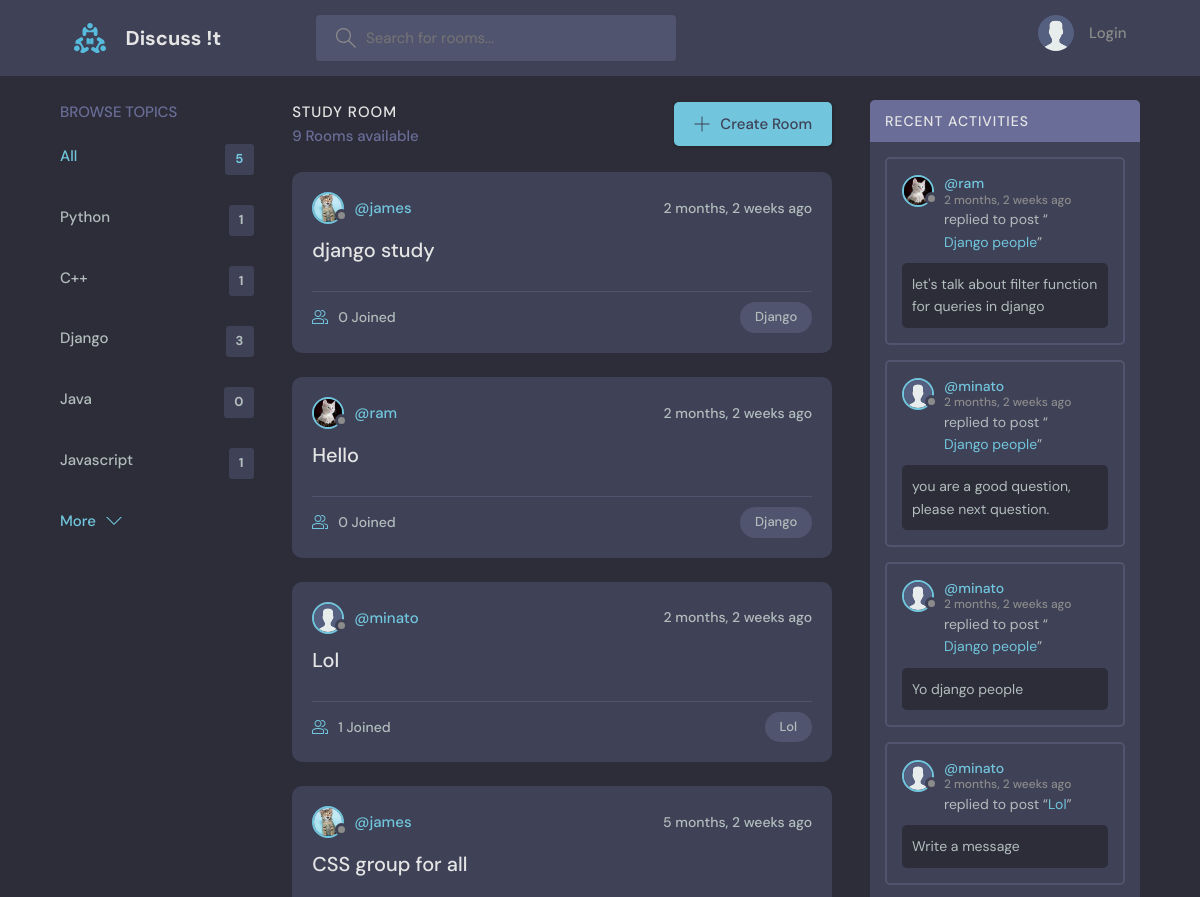
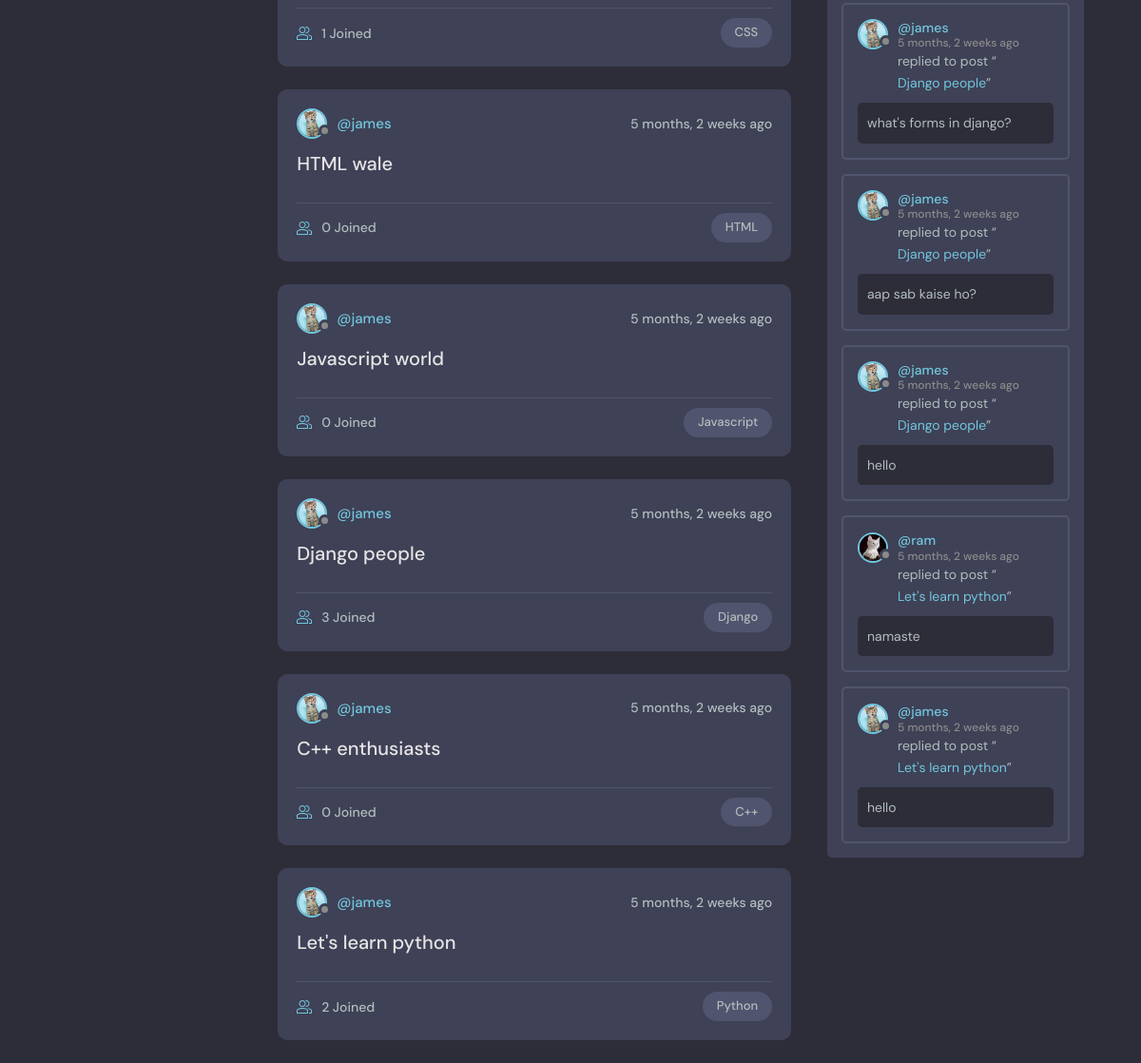
The page / on the database its author committed (2 pictures, top to bottom).
### base/models.py (models this page shows, shortened)
class Topic(models.Model):
    name = models.CharField(max_length = 200)

class Room(models.Model):
    host = models.ForeignKey(User, on_delete = models.SET_NULL, null = True)
    topic = models.ForeignKey(Topic, on_delete = models.SET_NULL, null = True)
    name = models.CharField(max_length = 200)
    description = models.TextField(null = True, blank = True)
    participants = models.ManyToManyField(User, related_name = 'participants', blank = True)
    updated = models.DateTimeField(auto_now = True)
    created = models.DateTimeField(auto_now_add = True)
    class Meta:
        ordering = ['-updated','-created']
    def __str__(self):
        return self.name

class User(AbstractUser):
    name = models.CharField(max_length=200, null=True)
    email = models.EmailField(unique=True, null=True)
    bio = models.TextField(null=True)
    avatar = models.ImageField(null=True, default="avatar.svg")
    USERNAME_FIELD = 'email'
    REQUIRED_FIELDS = []

class Message(models.Model):
    user = models.ForeignKey(User, on_delete = models.CASCADE)
    room = models.ForeignKey(Room, on_delete = models.CASCADE)
    body = models.TextField()
    updated = models.DateTimeField(auto_now = True)
    created = models.DateTimeField(auto_now_add = True)
    class Meta:
        ordering = ['-updated','-created']

### base/views.py (the view)
# urls.py: path('', views.home, name = "home"),
def home(request):
    q = request.GET.get('q') if request.GET.get('q') != None else ''
    rooms = Room.objects.filter(
        Q(topic__name__icontains = q) |
        Q(name__icontains = q) |
        Q(description__icontains = q)
    )
    topics = Topic.objects.all()[0:5]
    room_count = rooms.count()
    room_messages = Message.objects.filter(Q(room__name__icontains = q))
    context = {'rooms': rooms, 'topics': topics, 'room_count': room_count, 'room_messages': room_messages}
    return render(request,'base/home.html', context)

### base/templates/base/home.html (shortened to what this page needs)
{% extends 'main.html' %}
{% block content %}
    <main class="layout layout--3">
        <div class="container">
        {% include 'base/topics_component.html' %}
        <div class="roomList">
            <div class="roomList__header">
            <div>
                <h2>Study Room</h2>
                <p>{{room_count}} Rooms available</p>
            </div>
            <a class="btn btn--main" href="{% url 'create-room' %}">
                <svg version="1.1" xmlns="http://www.w3.org/2000/svg" width="32" height="32" viewBox="0 0 32 32">
                <title>add</title>
                <path
                    d="M16.943 0.943h-1.885v14.115h-14.115v1.885h14.115v14.115h1.885v-14.115h14.115v-1.885h-14.115v-14.115z"
                ></path>
                </svg>
                Create Room
            </a>
            </div>
            {% include 'base/feed_component.html' %}
        </div>
        {% include 'base/activity_component.html' %}
        </div>
    </main>
{% endblock %}

### base/templates/base/topics_component.html
<div class="topics">
    <div class="topics__header">
    <h2>Browse Topics</h2>
    </div>
    <ul class="topics__list">
        <li>
            <a href="{% url 'home' %}" class="active">All <span>{{topics.count}}</span></a>
        </li>
        {% for topic in topics %}
        <li>
            <a href="{% url 'home' %}?q={{topic.name}}">{{topic.name}}<span>{{topic.room_set.all.count}}</span></a>
        </li>
        {% endfor %}
    </ul>
    <a class="btn btn--link" href="{% url 'topics' %}">
    More
    <svg version="1.1" xmlns="http://www.w3.org/2000/svg" width="32" height="32" viewBox="0 0 32 32">
        <title>chevron-down</title>
        <path d="M16 21l-13-13h-3l16 16 16-16h-3l-13 13z"></path>
    </svg>
    </a>
</div>

### base/templates/base/feed_component.html (shortened to what this page needs)
{% for room in rooms %}
<div class="roomListRoom">
    <div class="roomListRoom__header">
        <a href="{% url 'user-profile' room.host.id %}" class="roomListRoom__author">
        <div class="avatar avatar--small">
            <img src="{{room.host.avatar.url}}" />
        </div>
        <span>@{{room.host.username}}</span>
        </a>
        <div class="roomListRoom__actions">
        <span>{{room.created|timesince}} ago</span>
        </div>
    </div>
    <div class="roomListRoom__content">
        <a href="{% url 'room' room.id %}">{{room.name}}</a>
    </div>
    <div class="roomListRoom__meta">
        <a href="{% url 'room' room.id %}" class="roomListRoom__joined">
        {{room.participants.all.count}} Joined
        </a>
        <p class="roomListRoom__topic">{{room.topic.name}}</p>
    </div>
</div>
{% endfor %}

### base/templates/base/activity_component.html (shortened to what this page needs)
<div class="activities">
    <div class="activities__header">
    <h2>Recent Activities</h2>
    </div>
    {% for message in room_messages %}
    <div class="activities__box">
    <div class="activities__boxHeader roomListRoom__header">
        <a href="{% url 'user-profile' message.user.id %}" class="roomListRoom__author">
        <div class="avatar avatar--small">
            <img src="{{message.user.avatar.url}}" />
        </div>
        <p>
            @{{message.user.username}}
            <span>{{message.created | timesince}} ago</span>
        </p>
        </a>
    </div>
    <div class="activities__boxContent">
        <p>replied to post “<a href="{% url 'room' message.room.id %}">{{message.room}}</a>”</p>
        <div class="activities__boxRoomContent">
            {{message.body}}
        </div>
    </div>
    </div>
    {% endfor %}
</div>

### rows shown on the page
Topic: name "Python", room_set.all.count "1"
Topic: name "C++", room_set.all.count "1"
Topic: name "Django", room_set.all.count "3"
Topic: name "Java", room_set.all.count "0"
Topic: name "Javascript", room_set.all.count "1"
Room: host.avatar (picture), host.username "james", created "2 months, 2 weeks", name "django study", participants.all.count "0", topic.name "Django"
Room: host.avatar (picture), host.username "ram", created "2 months, 2 weeks", name "Hello", participants.all.count "0", topic.name "Django"
Room: host.avatar (placeholder picture), host.username "minato", created "2 months, 2 weeks", name "Lol", participants.all.count "1", topic.name "Lol"
Room: host.avatar (picture), host.username "james", created "5 months, 2 weeks", name "CSS group for all", participants.all.count "1", topic.name "CSS"
Room: host.avatar (picture), host.username "james", created "5 months, 2 weeks", name "HTML wale", participants.all.count "0", topic.name "HTML"
Room: host.avatar (picture), host.username "james", created "5 months, 2 weeks", name "Javascript world", participants.all.count "0", topic.name "Javascript"
Room: host.avatar (picture), host.username "james", created "5 months, 2 weeks", name "Django people", participants.all.count "3", topic.name "Django"
Room: host.avatar (picture), host.username "james", created "5 months, 2 weeks", name "C++ enthusiasts", participants.all.count "0", topic.name "C++"
Room: host.avatar (picture), host.username "james", created "5 months, 2 weeks", name "Let's learn python", participants.all.count "2", topic.name "Python"
Message: user.avatar (picture), user.username "ram", created "2 months, 2 weeks", room "Django people", body "let's talk about filter function for queries in django"
Message: user.avatar (placeholder picture), user.username "minato", created "2 months, 2 weeks", room "Django people", body "you are a good question, please next question."
Message: user.avatar (placeholder picture), user.username "minato", created "2 months, 2 weeks", room "Django people", body "Yo django people"
Message: user.avatar (placeholder picture), user.username "minato", created "2 months, 2 weeks", room "Lol", body "Write a message"
Message: user.avatar (picture), user.username "james", created "5 months, 2 weeks", room "Django people", body "what's forms in django?"
Message: user.avatar (picture), user.username "james", created "5 months, 2 weeks", room "Django people", body "aap sab kaise ho?"
Message: user.avatar (picture), user.username "james", created "5 months, 2 weeks", room "Django people", body "hello"
Message: user.avatar (picture), user.username "ram", created "5 months, 2 weeks", room "Let's learn python", body "namaste"
Message: user.avatar (picture), user.username "james", created "5 months, 2 weeks", room "Let's learn python", body "hello"

### other values the page prints
{{ topics.count }} "5"
{{ room_count }} "9"
